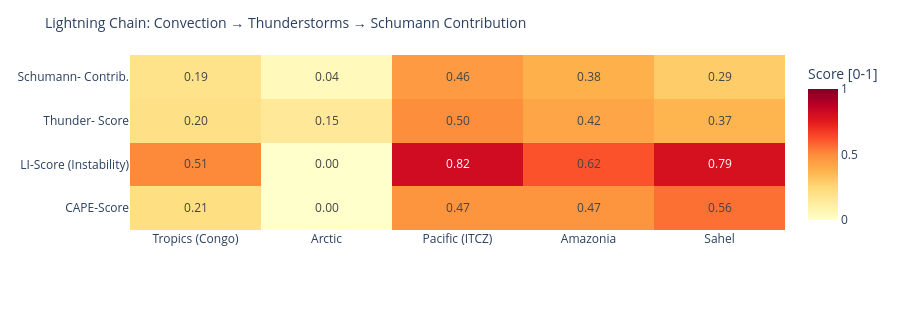

Notebook code cell kept with this figure:
### Code cell
# ============================================================
# LIGHTNING CHAIN: Convection → Thunderstorms → Schumann
# Shows the causal chain per measurement point as heatmap
# ============================================================

def cape_score(v):
    """CAPE → normalized score [0,1]"""
    if v is None or pd.isna(v): return 0.0
    return min(1.0, float(v) / 3000)

def li_score(v):
    """Lifted Index: negative = unstable → score [0,1]"""
    if v is None or pd.isna(v): return 0.3
    return min(1.0, max(0.0, (-float(v) + 6) / 12))

def cloud_score(v):
    if v is None or pd.isna(v): return 0.3
    return float(v) / 100

def thunder_score(row):
    """Kombinierter Gewitterwahrscheinlichkeits-Score
    CAPE + LI + Bedeckung + WMO-Gewitter + konvektiver Niederschlag (showers)
    Hinweis: X-Ray und Kp sind kein Bestandteil – nur geomagn./solarer Kontext.
    """
    cs = cape_score(row.get('cape'))
    ls = li_score(row.get('li'))
    cl = cloud_score(row.get('cloud'))
    t  = 1.0 if row.get('thunderstorm') else 0.0
    # Convective precipitation (showers) as additional indicator
    sh = min(1.0, (row.get('showers') or 0) / 5.0)
    return round(cs * 0.30 + ls * 0.25 + cl * 0.15 + t * 0.20 + sh * 0.10, 3)

def schumann_contribution(t_score, lat):
    """Schumann contribution: higher in tropics (±30°), scaled by thunderstorm score"""
    lat_weight = max(0.3, 1.0 - abs(lat) / 60)
    return round(t_score * lat_weight, 3)

df_atm['cape_score']   = df_atm.apply(lambda r: cape_score(r['cape']), axis=1)
df_atm['li_score']     = df_atm.apply(lambda r: li_score(r['li']),    axis=1)
df_atm['thunder_score']= df_atm.apply(lambda r: thunder_score(r.to_dict()), axis=1)
df_atm['schumann_contribution'] = df_atm.apply(
    lambda r: schumann_contribution(r['thunder_score'], r['lat']), axis=1)

metrics = ['cape_score', 'li_score', 'thunder_score', 'schumann_contribution']
labels  = ['CAPE-Score', 'LI-Score\n(Instability)', 'Thunder-\nScore', 'Schumann-\nContrib.']
z_data  = [df_atm[m].tolist() for m in metrics]

fig = go.Figure(go.Heatmap(
    z=z_data,
    x=df_atm['point'].tolist(),
    y=labels,
    colorscale='YlOrRd',
    zmin=0, zmax=1,
    text=[[f'{v:.2f}' for v in row] for row in z_data],
    texttemplate='%{text}', textfont=dict(size=12),
    colorbar=dict(title='Score [0-1]')
))
fig.update_layout(
    title=dict(text='Lightning Chain: Convection → Thunderstorms → Schumann Contribution', font=dict(size=14)),
    height=310,
    plot_bgcolor='rgba(0,0,0,0)', paper_bgcolor='rgba(0,0,0,0)',
    margin=dict(l=130, r=80, t=55, b=80)
)
fig.show()

### Figure 1 — Plotly figure (JSON) as saved in the notebook; plotly's stock layout.template omitted (floating-point values rounded to 4 significant figures)
{"data": [{"colorbar": {"title": {"text": "Score [0-1]"}}, "colorscale": [[0.0, "rgb(255,255,204)"], [0.125, "rgb(255,237,160)"], [0.25, "rgb(254,217,118)"], [0.375, "rgb(254,178,76)"], [0.5, "rgb(253,141,60)"], [0.625, "rgb(252,78,42)"], [0.75, "rgb(227,26,28)"], [0.875, "rgb(189,0,38)"], [1.0, "rgb(128,0,38)"]], "text": [["0.21", "0.00", "0.47", "0.47", "0.56"], ["0.51", "0.00", "0.82", "0.62", "0.79"], ["0.20", "0.15", "0.50", "0.42", "0.37"], ["0.19", "0.04", "0.46", "0.38", "0.29"]], "textfont": {"size": 12}, "texttemplate": "%{text}", "type": "heatmap", "x": ["Tropics (Congo)", "Arctic", "Pacific (ITCZ)", "Amazonia", "Sahel"], "y": ["CAPE-Score", "LI-Score\n(Instability)", "Thunder-\nScore", "Schumann-\nContrib."], "z": [[0.2133, 0.0, 0.4733, 0.4733, 0.5567], [0.5083, 0.0, 0.8167, 0.6167, 0.7917], [0.202, 0.15, 0.498, 0.416, 0.366], [0.189, 0.045, 0.456, 0.381, 0.287]], "zmax": 1, "zmin": 0}], "layout": {"height": 310, "margin": {"b": 80, "l": 130, "r": 80, "t": 55}, "paper_bgcolor": "rgba(0,0,0,0)", "plot_bgcolor": "rgba(0,0,0,0)", "title": {"font": {"size": 14}, "text": "Lightning Chain: Convection → Thunderstorms → Schumann Contribution"}}}
